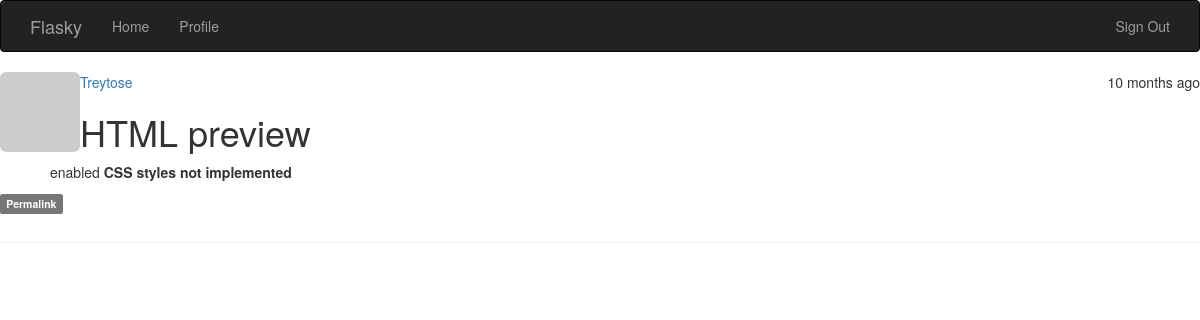
/post/105 (signed in), run on the app's committed database.
### app/models.py (models this page shows, shortened)
class Post(db.Model):
    __tablename__ = 'posts'
    id = db.Column(db.Integer, primary_key=True)
    body = db.Column(db.Text)
    timestamp = db.Column(db.DateTime, index=True, default=datetime.utcnow)
    author_id = db.Column(db.Integer, db.ForeignKey('users.id')) #users is the tablename for the User class
    body_html = db.Column(db.Text)

class User(UserMixin, db.Model):
    __tablename__ = 'users'
    id = db.Column(db.Integer, primary_key=True)
    email = db.Column(db.String(64), unique=True, index=True)
    username = db.Column(db.String(64), unique=True, index=True)
    role_id = db.Column(db.Integer, db.ForeignKey('roles.id'))
    password_hash = db.Column(db.String(128))
    confirmed = db.Column(db.Boolean, default=False)
    avatar_hash = db.Column(db.String(32))
    posts = db.relationship('Post', backref='author', lazy='dynamic')
    name = db.Column(db.String(64))
    location = db.Column(db.String(64))
    about_me = db.Column(db.Text())
    member_since = db.Column(db.DateTime(), default=datetime.utcnow) #utcnow NOT utcnow(), to get the actual current_time at creation
    last_seen = db.Column(db.DateTime(), default=datetime.utcnow)
    @property
    def password(self):
        raise AttributeError('password is not a readable attribute')
    def can(self, permissions):
        return self.role is not None and \
            (self.role.permissions & permissions) == permissions
    def is_administrator(self):
        return self.can(Permission.ADMINISTER)
    def ping(self):
        self.last_seen = datetime.utcnow()
        db.session.add(self)
    def gravatar(self, size=100, default='identicon', rating='g'):
        if request.is_secure:
            url = 'https://secure.gravatar.com/avatar'
        else:
            url = 'http://www.gravatar.com/avatar'
        return '{url}/{hash}?s={size}&d={default}&r={rating}'.format(
            url=url, hash=self.avatar_hash or hashlib.md5(self.email.encode('utf-8')).hexdigest(),
            size=size, default=default, rating=rating)

### app/main/views.py (the view)
@main.route('/post/<int:id>')
def post(id):
    post = Post.query.get_or_404(id)
    print(post.body)
    return render_template('post.html', posts=[post])

### app/auth/views.py (called while the page is built)
@auth.before_app_request
def before_request():
    if current_user.is_authenticated:
        current_user.ping()
        if not current_user.confirmed and request.endpoint[:5] != 'auth.':
            return redirect(url_for('auth.unconfirmed'))

### app/main/__init__.py (called while the page is built)
@main.app_context_processor
def inject_permissions():
    return dict(Permission=Permission)

### app/models.py (called while the page is built)
@login_manager.user_loader #callback function for flask_login to turn an ID into a User object
def load_user(user_id):
    return User.query.get(int(user_id))

### app/templates/post.html (shortened to what this page needs)
{% extends 'base.html' %}
{% block content %}
  {% include '_posts.html' %}
{% endblock %}

### app/templates/_posts.html (shortened to what this page needs)
<ul class="posts">
  {% for post in posts %}
  <li class="post">
    <div class="profile-thumbnail">
      <a href="{{ url_for('.user', username=post.author.username) }}">
        <img class="img-rounded profile-thumbnail2" src="{{ post.author.gravatar(size=40) }}">
      </a>
    </div>
    <div class="post-date"> {{ moment(post.timestamp).fromNow() }} </div>
    <div class="post-author">
      <a href="{{ url_for('.user', username=post.author.username) }}"> {{ post.author.username|capitalize }} </a>
    </div>
    <div class="post-body">
      {% if post.body_html %}
        {{ post.body_html | safe }}
      {% else %}
        {{ post.body }}
      {% endif %}
    </div>
    <div class="post-footer">
        <a href="{{ url_for('.post', id=post.id) }}"> <span class="label label-default">Permalink</span> </a>
    </div>
  </li>
  <hr>
  {% endfor %}
</ul>

### app/templates/_posts.html (style rules this page uses)
.post { list-style: none; margin-bottom: 30px; }
.profile-thumbnail2 { display: inline; float: left; }
.post-date { float: right; }
.post-body, .post-author { margin-left: 50px; }
.posts { padding-left: 0px; }

### data on the page
Post: timestamp "10 months ago", author.username "Treytose", body_html "HTML preview enabled CSS styles not implemented"
